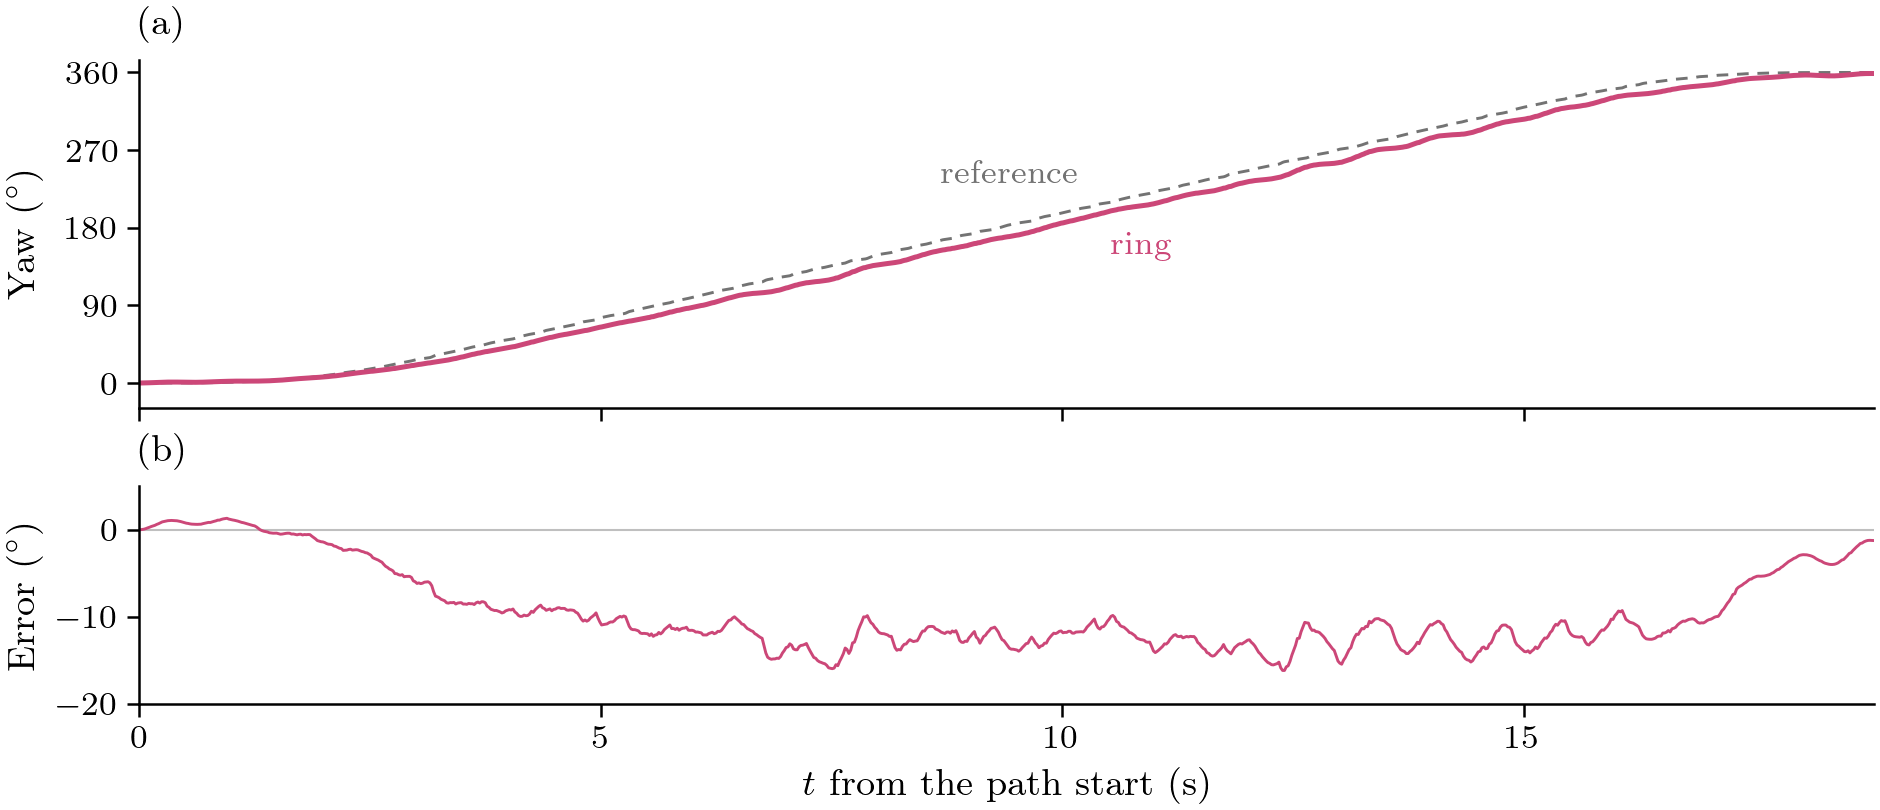

Python code for this plot:
#!/usr/bin/env python3
"""The ring's heading on the rig's spinny line (three carriers, 22 Oct): the one motion that also asks for a yaw.

Message: through the full 360 deg turn at a constant rate the ring's heading runs about 0.5 s behind its reference:
the yaw error holds near -12 deg while the rate is constant (mean -9.4, RMS 10.5, at most 16 deg), and is about 2 deg RMS
once that delay is taken out.
Hero: (a) the ring's yaw (its fleet colour) and the yaw it was asked for (dashed grey), from the path's start to its
end; (b) the error, ring minus reference. Left out: the cable azimuths, the drones, the hold before the path.
Flight: best_data.RIG_BEST's spinny line (Wesley 23 Oct: ls3c, today's constant-rate full turn; ls3, flown with the
older law of one radian per 0.5 m, had the lower error: in the index). Numbers and series: tools/yaw_track.track
(read-only; the old law only for the keys in best_data.YAW_OLD_LAW).
"""
import math
import os
import sys

import numpy as np

sys.path.insert(0, os.path.dirname(os.path.abspath(__file__)))
import best_style as S  # noqa: E402
import best_data as B  # noqa: E402
import rig_summary  # noqa: E402
import yaw_track  # noqa: E402

KEY = B.RIG_BEST[('spinny line', 3)]


def main():
    f = B.Flight(KEY)
    rig_summary.resolve = lambda arg: (f.run_dir, f.logs, None, f.name, '')   # read the run as it is: no conversion
    r = yaw_track.track(KEY, old_law=KEY in B.YAW_OLD_LAW)
    x, yaw, des, err, rate, T = r['series']
    print(f"{KEY}: error mean {r['err_mean']:+.1f} rms {r['err_rms']:.1f} max {r['err_max']:.1f} deg; delay "
          f"{r['delay_s']:+.2f} s (rms {r['rms_after_delay']:.1f} after); turned {r['turned']:.0f} of "
          f"{r['turn_des']:.0f} deg")
    c = S.FLEET_COLOUR[f.n]
    m = (x >= 0) & (x <= T)
    y0 = des[m][0]
    S.setup()
    fig = S.figure('full', 2.7)
    axs = fig.subplots(2, 1, sharex=True, gridspec_kw=dict(height_ratios=[1.6, 1]))
    axs[0].plot(x[m], des[m] - y0, **S.REF)
    axs[0].plot(x[m], yaw[m] - y0, color=c, lw=S.LW_HERO)
    k = int(np.argmin(np.abs(x - 0.55 * T)))
    axs[0].annotate('reference', xy=(x[k], des[k] - y0), xytext=(-4, 4), textcoords='offset points', ha='right',
                    va='bottom', fontsize=8, color=S.GREY)
    axs[0].annotate('ring', xy=(x[k], yaw[k] - y0), xytext=(4, -4), textcoords='offset points', ha='left', va='top',
                    fontsize=8, color=c)
    turn = 90 * math.ceil(max(np.nanmax(des[m] - y0), np.nanmax(yaw[m] - y0)) / 90)
    axs[0].set_ylabel(r'Yaw ($^\circ$)')
    axs[0].set_ylim(-0.08 * turn, 1.04 * turn)
    axs[0].set_yticks(range(0, turn + 1, 90))
    axs[1].plot(x[m], err[m], color=c, lw=S.LW_CTX)
    axs[1].axhline(0, color=S.LIGHT, lw=0.5, zorder=0)
    lo = -5 * math.ceil(-np.nanmin(err[m]) / 5 + 0.05)
    axs[1].set_ylim(lo, 5)
    axs[1].set_yticks(range(lo + (-lo) % 10, 1, 10) if lo <= -10 else [lo, 0])
    axs[1].set_ylabel(r'Error ($^\circ$)')
    axs[1].set_xlim(0, T)
    axs[1].set_xticks(range(0, int(T) + 1, 5))
    axs[1].set_xlabel(r'$t$ from the path start (s)')
    fig.align_ylabels(axs)
    S.ps.panel_label(axs[0], 'a')
    S.ps.panel_label(axs[1], 'b')
    S.save(fig, 'fig_yaw')


if __name__ == '__main__':
    main()
